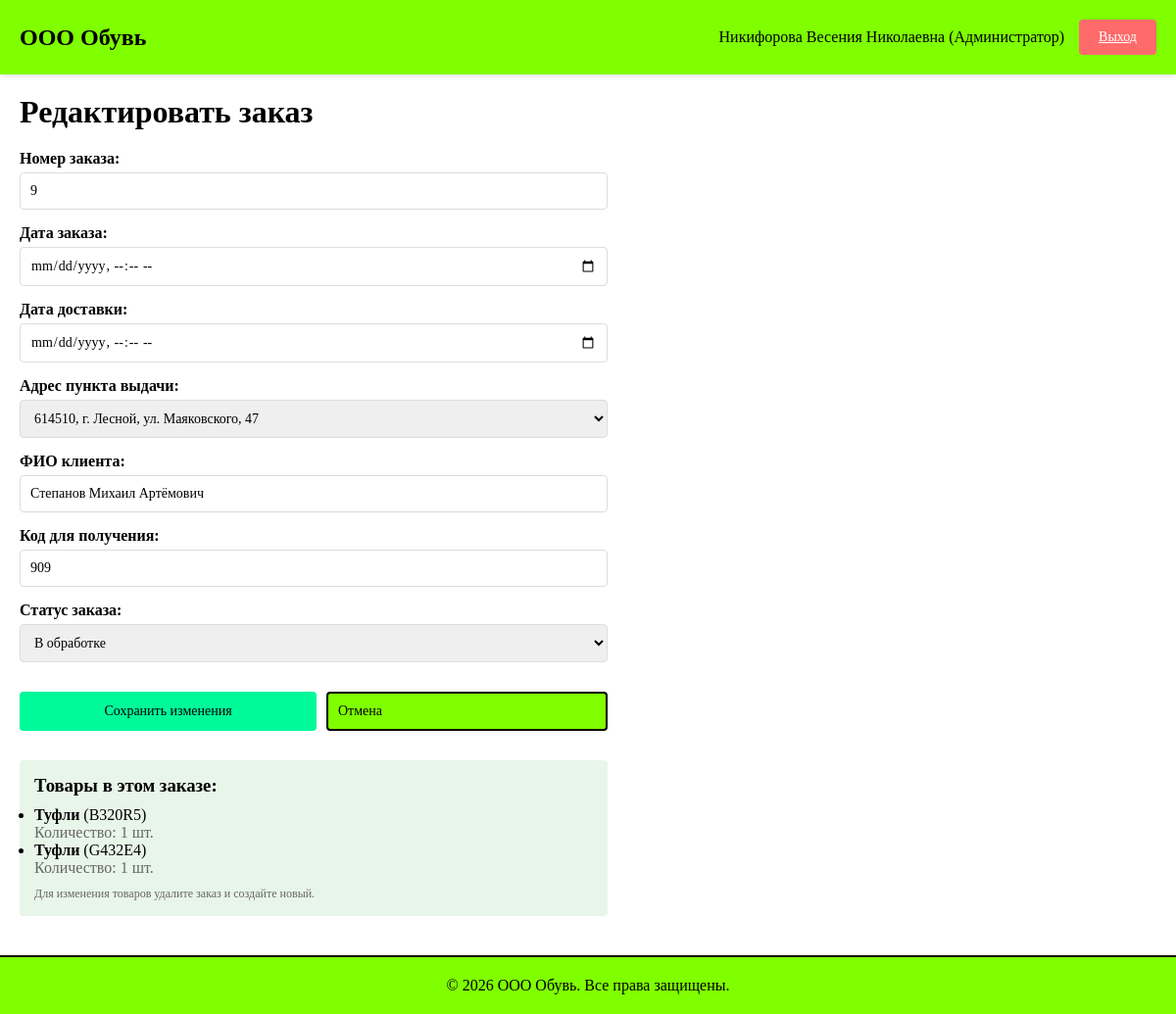
Page /orders/8/edit/ (signed in) on the committed database.
### shop/models.py (models this page shows, shortened)
class UserProfile(models.Model):
    USER_ROLES = [
        ('admin', 'Администратор'),
        ('manager', 'Менеджер'),
        ('client', 'Авторизованный клиент'),
        ('guest', 'Гость'),
    ]
    user = models.OneToOneField(User, on_delete=models.CASCADE, related_name='profile')
    role = models.CharField(max_length=20, choices=USER_ROLES)
    full_name = models.CharField(max_length=200)
    class Meta:
        verbose_name_plural = "Профили пользователей"

class Order(models.Model):
    STATUS_CHOICES = [
        ('pending', 'В обработке'),
        ('completed', 'Завершен'),
        ('cancelled', 'Отменен'),
    ]
    order_number = models.IntegerField(unique=True)
    products = models.ManyToManyField(Product, through='OrderItem')
    order_date = models.DateTimeField()
    delivery_date = models.DateTimeField()
    delivery_point = models.ForeignKey(DeliveryPoint, on_delete=models.SET_NULL, null=True)
    customer_name = models.CharField(max_length=200)
    code = models.IntegerField()
    status = models.CharField(max_length=20, choices=STATUS_CHOICES, default='pending')
    class Meta:
        verbose_name_plural = "Заказы"

class OrderItem(models.Model):
    order = models.ForeignKey(Order, on_delete=models.CASCADE, related_name='items')
    product = models.ForeignKey(Product, on_delete=models.PROTECT)
    quantity = models.IntegerField(default=1, validators=[MinValueValidator(1)])
    class Meta:
        verbose_name_plural = "Товары в заказах"
        unique_together = ('order', 'product')

class Product(models.Model):
    article = models.CharField(max_length=50, unique=True, primary_key=True)
    name = models.CharField(max_length=200)
    unit = models.CharField(max_length=20, default='шт.')
    price = models.DecimalField(max_digits=10, decimal_places=2, validators=[MinValueValidator(0)])
    supplier = models.ForeignKey(Supplier, on_delete=models.PROTECT)
    manufacturer = models.ForeignKey(Manufacturer, on_delete=models.PROTECT)
    category = models.ForeignKey(Category, on_delete=models.PROTECT)
    discount = models.DecimalField(max_digits=5, decimal_places=2, default=0, validators=[MinValueValidator(0), MaxValueValidator(100)])
    quantity = models.IntegerField(default=0, validators=[MinValueValidator(0)])
    description = models.TextField(blank=True)
    photo = models.ImageField(upload_to='products/', blank=True, null=True)
    class Meta:
        verbose_name_plural = "Товары"

### shop/views.py (the view)
# urls.py: path('orders/<int:order_id>/edit/', views.edit_order, name='edit_order'),
@login_required(login_url='shop:login')
def edit_order(request, order_id):
    try:
        profile = request.user.profile
    except UserProfile.DoesNotExist:
        return redirect('shop:login')
    if profile.role != 'admin':
        messages.error(request, 'У вас нет доступа к этой странице')
        return redirect('shop:orders_list')
    order = get_object_or_404(Order, id=order_id)
    if request.method == 'POST':
        form = OrderForm(request.POST, instance=order)
        if form.is_valid():
            form.save()
            messages.success(request, f'Заказ #{order.order_number} успешно обновлен')
            return redirect('shop:orders_list')
    else:
        form = OrderForm(instance=order)
    context = {
        'form': form,
        'order': order,
        'profile': profile,
        'is_edit': True,
    }
    return render(request, 'shop/order_form.html', context)

### shop/forms.py
class OrderForm(forms.ModelForm):
    class Meta:
        model = Order
        fields = ['order_number', 'order_date', 'delivery_date', 'delivery_point',
                  'customer_name', 'code', 'status']
        widgets = {
            'order_number': forms.NumberInput(attrs={'class': 'form-control', 'placeholder': 'Номер заказа'}),
            'order_date': forms.DateTimeInput(attrs={'class': 'form-control', 'type': 'datetime-local'}),
            'delivery_date': forms.DateTimeInput(attrs={'class': 'form-control', 'type': 'datetime-local'}),
            'delivery_point': forms.Select(attrs={'class': 'form-control'}),
            'customer_name': forms.TextInput(attrs={'class': 'form-control', 'placeholder': 'ФИО клиента'}),
            'code': forms.NumberInput(attrs={'class': 'form-control', 'placeholder': 'Код получения'}),
            'status': forms.Select(attrs={'class': 'form-control'}),
        }

### shop/models.py (called while the page is built)
    def __str__(self):
        return self.address

### shop/templates/shop/order_form.html (shortened to what this page needs)
{% extends 'shop/base.html' %}
{% block content %}
<h1>{% if is_edit %}Редактировать заказ{% else %}Добавить новый заказ{% endif %}</h1>
<div style="max-width: 600px; margin: 20px 0;">
    <form method="post">
        <div class="form-group">
            <label for="{{ form.order_number.id_for_label }}">Номер заказа:</label>
            {{ form.order_number }}
        </div>
        <div class="form-group">
            <label for="{{ form.order_date.id_for_label }}">Дата заказа:</label>
            {{ form.order_date }}
        </div>
        <div class="form-group">
            <label for="{{ form.delivery_date.id_for_label }}">Дата доставки:</label>
            {{ form.delivery_date }}
        </div>
        <div class="form-group">
            <label for="{{ form.delivery_point.id_for_label }}">Адрес пункта выдачи:</label>
            {{ form.delivery_point }}
        </div>
        <div class="form-group">
            <label for="{{ form.customer_name.id_for_label }}">ФИО клиента:</label>
            {{ form.customer_name }}
        </div>
        <div class="form-group">
            <label for="{{ form.code.id_for_label }}">Код для получения:</label>
            {{ form.code }}
        </div>
        <div class="form-group">
            <label for="{{ form.status.id_for_label }}">Статус заказа:</label>
            {{ form.status }}
        </div>
        <div style="display: flex; gap: 10px; margin-top: 30px;">
            <button type="submit" class="btn btn-primary" style="flex: 1;">
                {% if is_edit %}Сохранить изменения{% else %}Добавить заказ{% endif %}
            </button>
            <a href="{% url 'shop:orders_list' %}" class="btn btn-secondary" style="flex: 1; text-decoration: none; padding: 10px;">Отмена</a>
        </div>
    </form>
    {% if is_edit and order %}
    <div style="margin-top: 30px; padding: 15px; background-color: #e8f5e9; border-radius: 4px;">
        <h3 style="margin-bottom: 10px;">Товары в этом заказе:</h3>
        <ul>
            {% for item in order.items.all %}
            <li>
                <strong>{{ item.product.name }}</strong> ({{ item.product.article }})
                <br><span style="color: #666;">Количество: {{ item.quantity }} шт.</span>
            </li>
            {% endfor %}
        </ul>
        <p style="margin-top: 10px; font-size: 12px; color: #666;">
            Для изменения товаров удалите заказ и создайте новый.
        </p>
    </div>
    {% endif %}
</div>
{% endblock %}

### shop/templates/shop/base.html (shortened to what this page needs)
<!DOCTYPE html>
<html lang="ru">
<head>
</head>
<body>
    <div class="header">
        <div class="header-logo">ООО Обувь</div>
        {% if user.is_authenticated %}
        <div class="header-user">
            {% if user.profile %}
            <span>{{ user.profile.full_name }} ({{ user.profile.get_role_display }})</span>
            {% endif %}
            <a href="{% url 'shop:logout' %}" class="btn btn-danger">Выход</a>
        </div>
        {% endif %}
    </div>
    <div class="container">
        {% block content %}{% endblock %}
    </div>
    <div class="footer">
        <p>&copy; 2026 ООО Обувь. Все права защищены.</p>
    </div>
</body>
</html>

### shop/templates/shop/base.html (style rules this page uses)
* { margin: 0; padding: 0; box-sizing: border-box; }
body { font-family: 'Times New Roman', serif; background-color: #FFFFFF; color: #000; }
.header { background-color: #7FFF00; padding: 20px; display: flex; justify-content: space-between; align-items: center; box-shadow: 0 2px 5px rgba(0,0,0,0.1); }
.header-logo { font-size: 24px; font-weight: bold; color: #000; }
.header-user { display: flex; gap: 15px; align-items: center; }
.btn { padding: 10px 20px; border: none; border-radius: 4px; cursor: pointer; font-family: 'Times New Roman', serif; font-size: 14px; transition: all 0.3s ease; }
.btn-primary { background-color: #00FA9A; color: #000; }
.btn-danger { background-color: #FF6B6B; color: white; }
.btn-secondary { background-color: #7FFF00; color: #000; border: 2px solid #000; }
.container { max-width: 1400px; margin: 20px auto; padding: 0 20px; }
.form-group { margin-bottom: 15px; }
.form-group label { display: block; margin-bottom: 5px; font-weight: bold; }
.form-control { width: 100%; padding: 10px; border: 1px solid #ddd; border-radius: 4px; font-family: 'Times New Roman', serif; font-size: 14px; }
.footer { background-color: #7FFF00; padding: 20px; text-align: center; margin-top: 40px; border-top: 2px solid #000; }

### rows in the picture
Order: order_number "9", delivery_point "614510, г. Лесной, ул. Маяковского, 47", customer_name "Степанов Михаил Артёмович", code "909", status "В обработке"
OrderItem: product.name "Туфли", product.article "B320R5", quantity "1"
OrderItem: product.name "Туфли", product.article "G432E4", quantity "1"

### other values in the picture
{{ user.profile.full_name }} "Никифорова Весения Николаевна"
{{ user.profile.get_role_display }} "Администратор"
